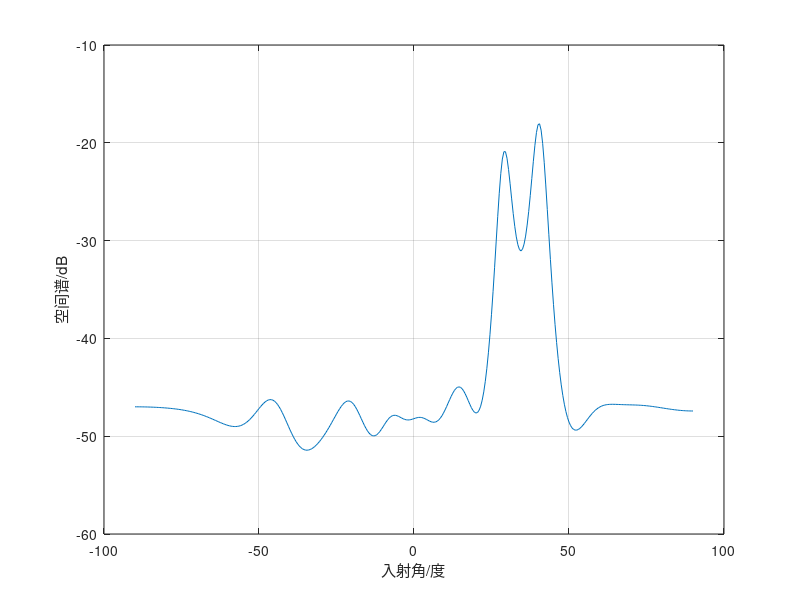

The MATLAB script that drew this image:
% ISM算法计算宽带信号DOA
clc  
clear all  
close all
%% 参数
M = 12;      %阵元数  
N = 200;     % 快拍数
fs = 1000;
f0 = 100;    %中心频率   
f1 = 80;     % 最低频率
f2 = 120;    %最高频率
c = 1500;                                    
lambda = c/f0;                               
d = lambda/2; %阵元间距 
J = 33;     % 子带数
SNR = 15;
num_src = 2; % 声源数
theat1 = 30*pi/180;                              
theat2 = 40*pi/180;                              
n = 0:1/fs:N/fs;                              
theat = [theat1 theat2]';  
dtheta = 0.5; 
thetas = -90:dtheta:90;
%% 生成信号  
nfft = 2048;  
s1 = chirp(n,80,1,120);                 % (t,f0,t1,f1) f0是0时刻的瞬时频率，f1是t1时刻的瞬时频率   
sa = fft(s1,nfft);                      

s2 = chirp(n+0.100,80,1,120);                
sb = fft(s2,nfft);                           
   
%% ISM算法 
P=1:num_src;%两个角度  
startfftindex = (nfft/2)/(fs/2)*f1; % 1024(点)->fs/2=500(Hz)；1024/500*80=163.84点    120Hz->245.76点   
endfftindex = (nfft/2)/(fs/2)*f2;
dfftindex = (endfftindex-startfftindex+1)/J;% 每个子带的近似频点数
a=zeros(M,num_src);  
sump=zeros(1,length(thetas));  
for i=1:J %每个子带
    %% 1. 计算每个阵元接收信号的一个子带的协方差矩阵
    fftindex = ceil(startfftindex+(i-1)*dfftindex+1);%该子带内任意一个频点
    f=fftindex/((nfft/2)/(fs/2)); % 该频点对应频率
    s=[sa(fftindex) sb(fftindex)]';  
    for m=1:M  
        a(m,P)=exp(-j*2*pi*f*d/c*sin(theat(P))*(m-1))'; %阵列流形 
    end  
    R=a*(s*s')*a';  % 每个频点的协方差矩阵
    %% 2. 特征值分解，保留噪声子空间
    [em,zm]=eig(R);  % 特征值分解 em:特征向量   zm：特征值对角矩阵
    [zm1,pos1]=max(zm);  %zm1 所有特征值
    for l=1:num_src % 去除两个声源对应的特征值和特征向量，只保留噪声子空间em 
        [zm2,pos2]=max(zm1);  
        zm1(:,pos2)=[];  
        em(:,pos2)=[];  
    end  
    %% 3. 计算p(k)=A'*em*em'*A
    k=1;  %离散角度索引
    for ii=-90:dtheta:90  
        arfa=sin(ii*pi/180)*d/c;  
        for iii=1:M  
            tao(1,iii)=(iii-1)*arfa;  
        end  
        A=[exp(-j*2*pi*f*tao)]';  
        p(k)=A'*em*em'*A;  
        k=k+1;  
    end  
    %% 4. 所有子带的p(k)加和sump
    sump=sump+abs(p);  
end 
%% 5. 计算空间谱 pm = 1/((1/J)*sump)
pmusic=1/J*sump;  
pm=1./pmusic; 

plot(thetas,20*log(abs(pm)));  
xlabel('入射角/度');  
ylabel('空间谱/dB');  
grid on 
